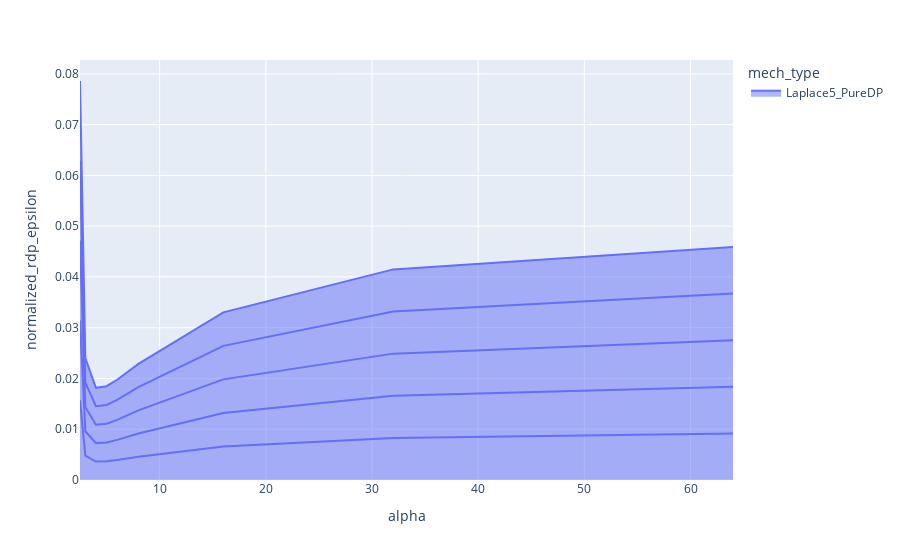

The code cell stored with this chart in its notebook:
### Code cell
curves = {}
for i in range(5):
    curves[f"Laplace5_PureDP-{i}"] = PureDPtoRDP(0.5/5)
df = df_normalized_curves(curves)
px.area(df, x="alpha", y="normalized_rdp_epsilon", color="mech_type", line_group="mech_name")

### Figure 1 — Plotly figure (JSON) as saved in the notebook; plotly's stock layout.template omitted (floating-point values rounded to 4 significant figures)
{"data": [{"fillpattern": {"shape": ""}, "hovertemplate": "mech_type=Laplace5_PureDP<br>mech_name=Laplace5_PureDP-0<br>alpha=%{x}<br>normalized_rdp_epsilon=%{y}<extra></extra>", "legendgroup": "Laplace5_PureDP", "line": {"color": "#636efa"}, "marker": {"symbol": "circle"}, "mode": "lines", "name": "Laplace5_PureDP", "orientation": "v", "showlegend": true, "stackgroup": "1", "type": "scatter", "x": [2.5, 3, 4, 5, 6, 8, 16, 32, 64], "xaxis": "x", "y": [0.01572, 0.004799, 0.003632, 0.003695, 0.00395, 0.004575, 0.006606, 0.008297, 0.009178], "yaxis": "y"}, {"fillpattern": {"shape": ""}, "hovertemplate": "mech_type=Laplace5_PureDP<br>mech_name=Laplace5_PureDP-1<br>alpha=%{x}<br>normalized_rdp_epsilon=%{y}<extra></extra>", "legendgroup": "Laplace5_PureDP", "line": {"color": "#636efa"}, "marker": {"symbol": "circle"}, "mode": "lines", "name": "Laplace5_PureDP", "orientation": "v", "showlegend": false, "stackgroup": "1", "type": "scatter", "x": [2.5, 3, 4, 5, 6, 8, 16, 32, 64], "xaxis": "x", "y": [0.01572, 0.004799, 0.003632, 0.003695, 0.00395, 0.004575, 0.006606, 0.008297, 0.009178], "yaxis": "y"}, {"fillpattern": {"shape": ""}, "hovertemplate": "mech_type=Laplace5_PureDP<br>mech_name=Laplace5_PureDP-2<br>alpha=%{x}<br>normalized_rdp_epsilon=%{y}<extra></extra>", "legendgroup": "Laplace5_PureDP", "line": {"color": "#636efa"}, "marker": {"symbol": "circle"}, "mode": "lines", "name": "Laplace5_PureDP", "orientation": "v", "showlegend": false, "stackgroup": "1", "type": "scatter", "x": [2.5, 3, 4, 5, 6, 8, 16, 32, 64], "xaxis": "x", "y": [0.01572, 0.004799, 0.003632, 0.003695, 0.00395, 0.004575, 0.006606, 0.008297, 0.009178], "yaxis": "y"}, {"fillpattern": {"shape": ""}, "hovertemplate": "mech_type=Laplace5_PureDP<br>mech_name=Laplace5_PureDP-3<br>alpha=%{x}<br>normalized_rdp_epsilon=%{y}<extra></extra>", "legendgroup": "Laplace5_PureDP", "line": {"color": "#636efa"}, "marker": {"symbol": "circle"}, "mode": "lines", "name": "Laplace5_PureDP", "orientation": "v", "showlegend": false, "stackgroup": "1", "type": "scatter", "x": [2.5, 3, 4, 5, 6, 8, 16, 32, 64], "xaxis": "x", "y": [0.01572, 0.004799, 0.003632, 0.003695, 0.00395, 0.004575, 0.006606, 0.008297, 0.009178], "yaxis": "y"}, {"fillpattern": {"shape": ""}, "hovertemplate": "mech_type=Laplace5_PureDP<br>mech_name=Laplace5_PureDP-4<br>alpha=%{x}<br>normalized_rdp_epsilon=%{y}<extra></extra>", "legendgroup": "Laplace5_PureDP", "line": {"color": "#636efa"}, "marker": {"symbol": "circle"}, "mode": "lines", "name": "Laplace5_PureDP", "orientation": "v", "showlegend": false, "stackgroup": "1", "type": "scatter", "x": [2.5, 3, 4, 5, 6, 8, 16, 32, 64], "xaxis": "x", "y": [0.01572, 0.004799, 0.003632, 0.003695, 0.00395, 0.004575, 0.006606, 0.008297, 0.009178], "yaxis": "y"}], "layout": {"legend": {"title": {"text": "mech_type"}, "tracegroupgap": 0}, "margin": {"t": 60}, "xaxis": {"anchor": "y", "domain": [0, 1], "title": {"text": "alpha"}}, "yaxis": {"anchor": "x", "domain": [0, 1], "title": {"text": "normalized_rdp_epsilon"}}}}
